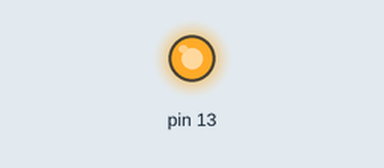
A sketch run on a simulated Arduino Uno, built with avr-gcc and run on an emulated ATmega328P. Shown: output pins drawn as LEDs (lit = HIGH).

Above: at 0.1 s.
Timing chart, 0 to 1.6 s (numbered marks = the images above):
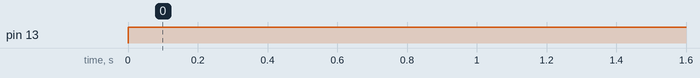

Measured:
- by itself, pin 13: LOW → HIGH at 0.00 s

The sketch:

test_blink.ino
```cpp
void setup()
{
	pinMode(13, OUTPUT);
}

void loop()
{
	Serial.println("hi");
	digitalWrite(13, HIGH);
}
```
